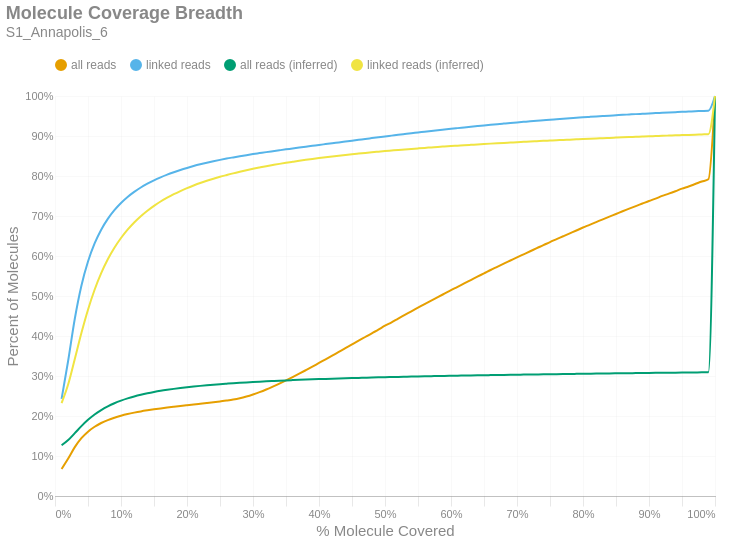

The notebook cell this image was saved under:
### Markdown cell above
### Molecule Read Coverage
This chart shows molecule coverage breadth as computed by the number of bases aligned to that molecule. In other words, "*how much of each unique long molecule is actually sequenced/aligned?*" Keep in mind there is a distinction between sequences and alignments, since some sequences belonging to a particular molecule may not align well and wouldn't appear in the alignment data. This chart also shows molecule coverage breadth as computed by the *inferred fragment* from which the aligned sequences originate. Unlike read coverage, this calculation takes into account the total insert size, including unsequenced gaps between the forward and reverse reads. Like the previous figures, these are cumulative percents.

### Code cell
if SKIPLR:
    print_html(f"Skipped")
else:
    binned_df = consolidated_hist(valids['coverage_bp'], mask, 0.01, True)
    binned_df_inf = consolidated_hist(valids['coverage_inserts'], mask, 0.01, True)
    binned_df = binned_df.with_columns(pl.lit(binned_df_inf['all reads (cumsum)']).alias('all reads (inferred)'))
    binned_df = binned_df.with_columns(pl.lit(binned_df_inf['linked reads (cumsum)']).alias('linked reads (inferred)'))
    binned_df = binned_df.with_columns(
        (pl.col('bin').cast(pl.Float64) + 0.01).alias('right_edge')
    )

    with SafeRender(binned_df):
        (
            density_plot(binned_df, 'Molecule Coverage Breadth', samplename, 'molcov', ['all reads (inferred)','linked reads (inferred)'])
            .encode(
                #x=alt.X('bin:Q', title="% Molecule Covered").axis(format = '%').scale(padding=0),
                x=alt.X('right_edge:Q', title="% Molecule Covered").axis(format='%').scale(padding=0),
                y=alt.Y('value:Q', title='Percent of Molecules')
                    .axis(format='%')
                    .stack(False)
                    .scale(domainMin=0, padding=0),
                color=alt.Color("key:N").scale(domain = ["all reads", "linked reads", "all reads (inferred)", "linked reads (inferred)"]),
                tooltip = [
                    alt.Tooltip("key:N", title = "Data Type"),
                    alt.Tooltip("range_label:N", title="% Molecule Covered"),
                    alt.Tooltip("value:Q", format = ".2%", title="% Molecules")
                ]
            )
        ).display()

### Figure 1 — Vega-Lite specification as saved in the notebook (floating-point values rounded to 4 significant figures)
{"width": "container", "height": 400, "config": {"title": {"anchor": "start", "dy": -15, "fontSize": 18, "color": "#888888", "subtitleColor": "#888888", "subtitleFontSize": 14}, "arc": {"fill": "#0072B2"}, "axis": {"domainColor": "#888888", "domainWidth": 0.5, "gridWidth": 0.2, "grid": false, "titleFontWeight": 400, "titleFontSize": 15, "labelFontSize": 11, "labelColor": "#888888", "tickColor": "#888888", "tickWidth": 0.2, "titleColor": "#888888"}, "axisBand": {"grid": false}, "axisX": {"grid": true, "tickSize": 10, "domainCap": "round"}, "axisY": {"domain": false, "grid": true, "tickSize": 0, "domainCap": "round"}, "background": "transparent", "header": {"labelFontSize": 15, "labelColor": "#888888", "titleFontSize": 15, "titleFontWeight": 600, "titleColor": "#888888"}, "legend": {"labelFont": "sans-serif", "labelFontSize": 12, "labelColor": "#888888", "symbolSize": 100, "symbolType": "circle", "titleFontSize": 12, "titlePadding": 10, "titleColor": "#888888", "title": null, "orient": "top"}, "range": {"category": ["#E69F00", "#56B4E9", "#009E73", "#F0E442", "#0072B2", "#D55E00", "#CC79A7", "#000000"], "diverging": ["#cfe8f3", "#a2d4ec", "#73bfe2", "#46abdb", "#1696d2", "#12719e"]}, "area": {"fill": "#0072B2", "fillOpacity": 0.7, "line": true, "strokeOpacity": 0.7}, "line": {"color": "#0072B2", "stroke": "#0072B2", "strokeWidth": 2}, "trail": {"color": "#0072B2", "stroke": "#0072B2", "strokeWidth": 0, "size": 1}, "point": {"filled": true, "fillOpacity": 1.0, "size": 95}, "text": {"color": "#888888", "fontSize": 11, "align": "right", "fontWeight": 400, "size": 11}, "bar": {"fill": "#0072B2", "stroke": null}, "view": {"stroke": null, "continuousWidth": 660, "continuousHeight": 400}}, "data": {"name": "data-9c6076b373c70fe9e55ea3b627dc9ecb"}, "mark": {"type": "line", "interpolate": "monotone", "point": {"opacity": 0, "size": 275}}, "encoding": {"color": {"field": "key", "scale": {"domain": ["all reads", "linked reads", "all reads (inferred)", "linked reads (inferred)"]}, "type": "nominal"}, "tooltip": [{"field": "key", "title": "Data Type", "type": "nominal"}, {"field": "range_label", "title": "% Molecule Covered", "type": "nominal"}, {"field": "value", "format": ".2%", "title": "% Molecules", "type": "quantitative"}], "x": {"axis": {"format": "%"}, "field": "right_edge", "scale": {"padding": 0}, "title": "% Molecule Covered", "type": "quantitative"}, "y": {"axis": {"format": "%"}, "field": "value", "scale": {"domainMin": 0, "padding": 0}, "stack": false, "title": "Percent of Molecules", "type": "quantitative"}}, "params": [{"name": "param_c36ac31b6afebe62", "select": {"type": "point", "fields": ["key"]}, "bind": "legend"}], "title": {"text": "Molecule Coverage Breadth", "subtitle": "S1_Annapolis_6"}, "transform": [{"fold": ["all reads (cumsum)", "linked reads (cumsum)", "all reads (inferred)", "linked reads (inferred)"]}, {"calculate": "replace(datum.key, ' (cumsum)', '')", "as": "key"}, {"filter": {"param": "param_c36ac31b6afebe62"}}], "usermeta": {"embedOptions": {"downloadFileName": "S1_Annapolis_6.molcov"}}, "$schema": "https://vega.github.io/schema/vega-lite/v6.1.0.json", "datasets": {"data-9c6076b373c70fe9e55ea3b627dc9ecb": [{"bin": "0.0", "interval": "0.0-0.01", "all reads": 0.06761, "linked reads": 0.2429, "all reads (cumsum)": 0.06761, "linked reads (cumsum)": 0.2429, "range_label": "0.0-0.01", "all reads (inferred)": 0.1269, "linked reads (inferred)": 0.2324, "right_edge": 0.01}, {"bin": "0.01", "interval": "0.01-0.02", "all reads": 0.02619, "linked reads": 0.09581, "all reads (cumsum)": 0.0938, "linked reads (cumsum)": 0.3387, "range_label": "0.01-0.02", "all reads (inferred)": 0.1399, "linked reads (inferred)": 0.2793, "right_edge": 0.02}, {"bin": "0.02", "interval": "0.02-0.03", "all reads": 0.02832, "linked reads": 0.1045, "all reads (cumsum)": 0.1221, "linked reads (cumsum)": 0.4432, "range_label": "0.02-0.03", "all reads (inferred)": 0.1571, "linked reads (inferred)": 0.3425, "right_edge": 0.03}, {"bin": "0.03", "interval": "0.03-0.04", "all reads": 0.02232, "linked reads": 0.0825, "all reads (cumsum)": 0.1445, "linked reads (cumsum)": 0.5257, "range_label": "0.03-0.04", "all reads (inferred)": 0.1746, "linked reads (inferred)": 0.4074, "right_edge": 0.04}, {"bin": "0.04", "interval": "0.04-0.05", "all reads": 0.01638, "linked reads": 0.06045, "all reads (cumsum)": 0.1608, "linked reads (cumsum)": 0.5862, "range_label": "0.04-0.05", "all reads (inferred)": 0.1903, "linked reads (inferred)": 0.4658, "right_edge": 0.05}, {"bin": "0.05", "interval": "0.05-0.06", "all reads": 0.01226, "linked reads": 0.04516, "all reads (cumsum)": 0.1731, "linked reads (cumsum)": 0.6313, "range_label": "0.05-0.06", "all reads (inferred)": 0.2037, "linked reads (inferred)": 0.5157, "right_edge": 0.06}, {"bin": "0.06", "interval": "0.06-0.07", "all reads": 0.009393, "linked reads": 0.0345, "all reads (cumsum)": 0.1825, "linked reads (cumsum)": 0.6658, "range_label": "0.06-0.07", "all reads (inferred)": 0.2148, "linked reads (inferred)": 0.5571, "right_edge": 0.07}, {"bin": "0.07", "interval": "0.07-0.08", "all reads": 0.007351, "linked reads": 0.02702, "all reads (cumsum)": 0.1898, "linked reads (cumsum)": 0.6929, "range_label": "0.07-0.08", "all reads (inferred)": 0.2241, "linked reads (inferred)": 0.5917, "right_edge": 0.08}, {"bin": "0.08", "interval": "0.08-0.09", "all reads": 0.005953, "linked reads": 0.02174, "all reads (cumsum)": 0.1958, "linked reads (cumsum)": 0.7146, "range_label": "0.08-0.09", "all reads (inferred)": 0.2319, "linked reads (inferred)": 0.6206, "right_edge": 0.09}, {"bin": "0.09", "interval": "0.09-0.1", "all reads": 0.004935, "linked reads": 0.01792, "all reads (cumsum)": 0.2007, "linked reads (cumsum)": 0.7325, "range_label": "0.09-0.1", "all reads (inferred)": 0.2384, "linked reads (inferred)": 0.645, "right_edge": 0.1}, {"bin": "0.1", "interval": "0.1-0.11", "all reads": 0.004162, "linked reads": 0.01502, "all reads (cumsum)": 0.2049, "linked reads (cumsum)": 0.7475, "range_label": "0.1-0.11", "all reads (inferred)": 0.244, "linked reads (inferred)": 0.6659, "right_edge": 0.11}, {"bin": "0.11", "interval": "0.11-0.12", "all reads": 0.003527, "linked reads": 0.01268, "all reads (cumsum)": 0.2084, "linked reads (cumsum)": 0.7602, "range_label": "0.11-0.12", "all reads (inferred)": 0.2488, "linked reads (inferred)": 0.6838, "right_edge": 0.12}, {"bin": "0.12", "interval": "0.12-0.13", "all reads": 0.003106, "linked reads": 0.01102, "all reads (cumsum)": 0.2115, "linked reads (cumsum)": 0.7712, "range_label": "0.12-0.13", "all reads (inferred)": 0.253, "linked reads (inferred)": 0.6995, "right_edge": 0.13}, {"bin": "0.13", "interval": "0.13-0.14", "all reads": 0.0027, "linked reads": 0.009463, "all reads (cumsum)": 0.2142, "linked reads (cumsum)": 0.7807, "range_label": "0.13-0.14", "all reads (inferred)": 0.2567, "linked reads (inferred)": 0.7132, "right_edge": 0.14}, {"bin": "0.14", "interval": "0.14-0.15", "all reads": 0.002503, "linked reads": 0.008602, "all reads (cumsum)": 0.2167, "linked reads (cumsum)": 0.7893, "range_label": "0.14-0.15", "all reads (inferred)": 0.26, "linked reads (inferred)": 0.7255, "right_edge": 0.15}, {"bin": "0.15", "interval": "0.15-0.16", "all reads": 0.002234, "linked reads": 0.00747, "all reads (cumsum)": 0.219, "linked reads (cumsum)": 0.7968, "range_label": "0.15-0.16", "all reads (inferred)": 0.2629, "linked reads (inferred)": 0.7363, "right_edge": 0.16}, {"bin": "0.16", "interval": "0.16-0.17", "all reads": 0.002085, "linked reads": 0.00668, "all reads (cumsum)": 0.221, "linked reads (cumsum)": 0.8034, "range_label": "0.16-0.17", "all reads (inferred)": 0.2655, "linked reads (inferred)": 0.7458, "right_edge": 0.17}, {"bin": "0.17", "interval": "0.17-0.18", "all reads": 0.002011, "linked reads": 0.006033, "all reads (cumsum)": 0.223, "linked reads (cumsum)": 0.8095, "range_label": "0.17-0.18", "all reads (inferred)": 0.2678, "linked reads (inferred)": 0.7545, "right_edge": 0.18}, {"bin": "0.18", "interval": "0.18-0.19", "all reads": 0.001978, "linked reads": 0.00566, "all reads (cumsum)": 0.225, "linked reads (cumsum)": 0.8151, "range_label": "0.18-0.19", "all reads (inferred)": 0.2699, "linked reads (inferred)": 0.7624, "right_edge": 0.19}, {"bin": "0.19", "interval": "0.19-0.2", "all reads": 0.001914, "linked reads": 0.005069, "all reads (cumsum)": 0.2269, "linked reads (cumsum)": 0.8202, "range_label": "0.19-0.2", "all reads (inferred)": 0.2719, "linked reads (inferred)": 0.7696, "right_edge": 0.2}, {"bin": "0.2", "interval": "0.2-0.21", "all reads": 0.001889, "linked reads": 0.004678, "all reads (cumsum)": 0.2288, "linked reads (cumsum)": 0.8249, "range_label": "0.2-0.21", "all reads (inferred)": 0.2737, "linked reads (inferred)": 0.7762, "right_edge": 0.21}, {"bin": "0.21", "interval": "0.21-0.22", "all reads": 0.001886, "linked reads": 0.004306, "all reads (cumsum)": 0.2307, "linked reads (cumsum)": 0.8292, "range_label": "0.21-0.22", "all reads (inferred)": 0.2753, "linked reads (inferred)": 0.7824, "right_edge": 0.22}, {"bin": "0.22", "interval": "0.22-0.23", "all reads": 0.001886, "linked reads": 0.00398, "all reads (cumsum)": 0.2326, "linked reads (cumsum)": 0.8332, "range_label": "0.22-0.23", "all reads (inferred)": 0.2768, "linked reads (inferred)": 0.788, "right_edge": 0.23}, {"bin": "0.23", "interval": "0.23-0.24", "all reads": 0.00192, "linked reads": 0.003676, "all reads (cumsum)": 0.2345, "linked reads (cumsum)": 0.8368, "range_label": "0.23-0.24", "all reads (inferred)": 0.2782, "linked reads (inferred)": 0.7931, "right_edge": 0.24}, {"bin": "0.24", "interval": "0.24-0.25", "all reads": 0.001994, "linked reads": 0.003457, "all reads (cumsum)": 0.2365, "linked reads (cumsum)": 0.8403, "range_label": "0.24-0.25", "all reads (inferred)": 0.2795, "linked reads (inferred)": 0.7979, "right_edge": 0.25}, {"bin": "0.25", "interval": "0.25-0.26", "all reads": 0.002106, "linked reads": 0.003269, "all reads (cumsum)": 0.2386, "linked reads (cumsum)": 0.8436, "range_label": "0.25-0.26", "all reads (inferred)": 0.2807, "linked reads (inferred)": 0.8023, "right_edge": 0.26}, {"bin": "0.26", "interval": "0.26-0.27", "all reads": 0.002429, "linked reads": 0.00295, "all reads (cumsum)": 0.2411, "linked reads (cumsum)": 0.8465, "range_label": "0.26-0.27", "all reads (inferred)": 0.2819, "linked reads (inferred)": 0.8066, "right_edge": 0.27}, {"bin": "0.27", "interval": "0.27-0.28", "all reads": 0.003242, "linked reads": 0.002864, "all reads (cumsum)": 0.2443, "linked reads (cumsum)": 0.8494, "range_label": "0.27-0.28", "all reads (inferred)": 0.2829, "linked reads (inferred)": 0.8106, "right_edge": 0.28}, {"bin": "0.28", "interval": "0.28-0.29", "all reads": 0.004264, "linked reads": 0.002741, "all reads (cumsum)": 0.2486, "linked reads (cumsum)": 0.8521, "range_label": "0.28-0.29", "all reads (inferred)": 0.284, "linked reads (inferred)": 0.8144, "right_edge": 0.29}, {"bin": "0.29", "interval": "0.29-0.3", "all reads": 0.005171, "linked reads": 0.00264, "all reads (cumsum)": 0.2537, "linked reads (cumsum)": 0.8548, "range_label": "0.29-0.3", "all reads (inferred)": 0.2849, "linked reads (inferred)": 0.8179, "right_edge": 0.3}, {"bin": "0.3", "interval": "0.3-0.31", "all reads": 0.005885, "linked reads": 0.002465, "all reads (cumsum)": 0.2596, "linked reads (cumsum)": 0.8572, "range_label": "0.3-0.31", "all reads (inferred)": 0.2858, "linked reads (inferred)": 0.8213, "right_edge": 0.31}, {"bin": "0.31", "interval": "0.31-0.32", "all reads": 0.00658, "linked reads": 0.002476, "all reads (cumsum)": 0.2662, "linked reads (cumsum)": 0.8597, "range_label": "0.31-0.32", "all reads (inferred)": 0.2867, "linked reads (inferred)": 0.8245, "right_edge": 0.32}, {"bin": "0.32", "interval": "0.32-0.33", "all reads": 0.00721, "linked reads": 0.002325, "all reads (cumsum)": 0.2734, "linked reads (cumsum)": 0.862, "range_label": "0.32-0.33", "all reads (inferred)": 0.2875, "linked reads (inferred)": 0.8275, "right_edge": 0.33}, {"bin": "0.33", "interval": "0.33-0.34", "all reads": 0.007575, "linked reads": 0.002293, "all reads (cumsum)": 0.281, "linked reads (cumsum)": 0.8643, "range_label": "0.33-0.34", "all reads (inferred)": 0.2883, "linked reads (inferred)": 0.8303, "right_edge": 0.34}, {"bin": "0.34", "interval": "0.34-0.35", "all reads": 0.00796, "linked reads": 0.002271, "all reads (cumsum)": 0.2889, "linked reads (cumsum)": 0.8666, "range_label": "0.34-0.35", "all reads (inferred)": 0.289, "linked reads (inferred)": 0.833, "right_edge": 0.35}, {"bin": "0.35", "interval": "0.35-0.36", "all reads": 0.008262, "linked reads": 0.002205, "all reads (cumsum)": 0.2972, "linked reads (cumsum)": 0.8688, "range_label": "0.35-0.36", "all reads (inferred)": 0.2897, "linked reads (inferred)": 0.8355, "right_edge": 0.36}, {"bin": "0.36", "interval": "0.36-0.37", "all reads": 0.008533, "linked reads": 0.002258, "all reads (cumsum)": 0.3057, "linked reads (cumsum)": 0.8711, "range_label": "0.36-0.37", "all reads (inferred)": 0.2904, "linked reads (inferred)": 0.838, "right_edge": 0.37}, {"bin": "0.37", "interval": "0.37-0.38", "all reads": 0.008761, "linked reads": 0.002201, "all reads (cumsum)": 0.3145, "linked reads (cumsum)": 0.8733, "range_label": "0.37-0.38", "all reads (inferred)": 0.291, "linked reads (inferred)": 0.8403, "right_edge": 0.38}, {"bin": "0.38", "interval": "0.38-0.39", "all reads": 0.008873, "linked reads": 0.002167, "all reads (cumsum)": 0.3234, "linked reads (cumsum)": 0.8754, "range_label": "0.38-0.39", "all reads (inferred)": 0.2916, "linked reads (inferred)": 0.8426, "right_edge": 0.39}, {"bin": "0.39", "interval": "0.39-0.4", "all reads": 0.009201, "linked reads": 0.00222, "all reads (cumsum)": 0.3326, "linked reads (cumsum)": 0.8776, "range_label": "0.39-0.4", "all reads (inferred)": 0.2922, "linked reads (inferred)": 0.8448, "right_edge": 0.4}, {"bin": "0.4", "interval": "0.4-0.41", "all reads": 0.009082, "linked reads": 0.002098, "all reads (cumsum)": 0.3416, "linked reads (cumsum)": 0.8797, "range_label": "0.4-0.41", "all reads (inferred)": 0.2928, "linked reads (inferred)": 0.8468, "right_edge": 0.41}, {"bin": "0.41", "interval": "0.41-0.42", "all reads": 0.009229, "linked reads": 0.002096, "all reads (cumsum)": 0.3509, "linked reads (cumsum)": 0.8818, "range_label": "0.41-0.42", "all reads (inferred)": 0.2933, "linked reads (inferred)": 0.8488, "right_edge": 0.42}, {"bin": "0.42", "interval": "0.42-0.43", "all reads": 0.009304, "linked reads": 0.00216, "all reads (cumsum)": 0.3602, "linked reads (cumsum)": 0.884, "range_label": "0.42-0.43", "all reads (inferred)": 0.2938, "linked reads (inferred)": 0.8507, "right_edge": 0.43}, {"bin": "0.43", "interval": "0.43-0.44", "all reads": 0.009227, "linked reads": 0.002125, "all reads (cumsum)": 0.3694, "linked reads (cumsum)": 0.8861, "range_label": "0.43-0.44", "all reads (inferred)": 0.2943, "linked reads (inferred)": 0.8525, "right_edge": 0.44}, {"bin": "0.44", "interval": "0.44-0.45", "all reads": 0.00944, "linked reads": 0.002124, "all reads (cumsum)": 0.3788, "linked reads (cumsum)": 0.8882, "range_label": "0.44-0.45", "all reads (inferred)": 0.2948, "linked reads (inferred)": 0.8543, "right_edge": 0.45}, {"bin": "0.45", "interval": "0.45-0.46", "all reads": 0.009394, "linked reads": 0.002146, "all reads (cumsum)": 0.3882, "linked reads (cumsum)": 0.8904, "range_label": "0.45-0.46", "all reads (inferred)": 0.2953, "linked reads (inferred)": 0.856, "right_edge": 0.46}, {"bin": "0.46", "interval": "0.46-0.47", "all reads": 0.009263, "linked reads": 0.002244, "all reads (cumsum)": 0.3975, "linked reads (cumsum)": 0.8926, "range_label": "0.46-0.47", "all reads (inferred)": 0.2958, "linked reads (inferred)": 0.8576, "right_edge": 0.47}, {"bin": "0.47", "interval": "0.47-0.48", "all reads": 0.009344, "linked reads": 0.002081, "all reads (cumsum)": 0.4068, "linked reads (cumsum)": 0.8947, "range_label": "0.47-0.48", "all reads (inferred)": 0.2962, "linked reads (inferred)": 0.8593, "right_edge": 0.48}, {"bin": "0.48", "interval": "0.48-0.49", "all reads": 0.008978, "linked reads": 0.002094, "all reads (cumsum)": 0.4158, "linked reads (cumsum)": 0.8968, "range_label": "0.48-0.49", "all reads (inferred)": 0.2966, "linked reads (inferred)": 0.8608, "right_edge": 0.49}, {"bin": "0.49", "interval": "0.49-0.5", "all reads": 0.009965, "linked reads": 0.002108, "all reads (cumsum)": 0.4258, "linked reads (cumsum)": 0.8989, "range_label": "0.49-0.5", "all reads (inferred)": 0.2971, "linked reads (inferred)": 0.8624, "right_edge": 0.5}, {"bin": "0.5", "interval": "0.5-0.51", "all reads": 0.008411, "linked reads": 0.001999, "all reads (cumsum)": 0.4342, "linked reads (cumsum)": 0.9009, "range_label": "0.5-0.51", "all reads (inferred)": 0.2974, "linked reads (inferred)": 0.8637, "right_edge": 0.51}, {"bin": "0.51", "interval": "0.51-0.52", "all reads": 0.009363, "linked reads": 0.002021, "all reads (cumsum)": 0.4436, "linked reads (cumsum)": 0.9029, "range_label": "0.51-0.52", "all reads (inferred)": 0.2978, "linked reads (inferred)": 0.8651, "right_edge": 0.52}, {"bin": "0.52", "interval": "0.52-0.53", "all reads": 0.009023, "linked reads": 0.001961, "all reads (cumsum)": 0.4526, "linked reads (cumsum)": 0.9049, "range_label": "0.52-0.53", "all reads (inferred)": 0.2982, "linked reads (inferred)": 0.8664, "right_edge": 0.53}, {"bin": "0.53", "interval": "0.53-0.54", "all reads": 0.009142, "linked reads": 0.001952, "all reads (cumsum)": 0.4617, "linked reads (cumsum)": 0.9069, "range_label": "0.53-0.54", "all reads (inferred)": 0.2985, "linked reads (inferred)": 0.8677, "right_edge": 0.54}, {"bin": "0.54", "interval": "0.54-0.55", "all reads": 0.008985, "linked reads": 0.001878, "all reads (cumsum)": 0.4707, "linked reads (cumsum)": 0.9087, "range_label": "0.54-0.55", "all reads (inferred)": 0.2989, "linked reads (inferred)": 0.869, "right_edge": 0.55}, {"bin": "0.55", "interval": "0.55-0.56", "all reads": 0.009036, "linked reads": 0.001924, "all reads (cumsum)": 0.4797, "linked reads (cumsum)": 0.9107, "range_label": "0.55-0.56", "all reads (inferred)": 0.2993, "linked reads (inferred)": 0.8703, "right_edge": 0.56}, {"bin": "0.56", "interval": "0.56-0.57", "all reads": 0.008878, "linked reads": 0.001889, "all reads (cumsum)": 0.4886, "linked reads (cumsum)": 0.9125, "range_label": "0.56-0.57", "all reads (inferred)": 0.2996, "linked reads (inferred)": 0.8715, "right_edge": 0.57}, {"bin": "0.57", "interval": "0.57-0.58", "all reads": 0.008576, "linked reads": 0.001824, "all reads (cumsum)": 0.4972, "linked reads (cumsum)": 0.9144, "range_label": "0.57-0.58", "all reads (inferred)": 0.2999, "linked reads (inferred)": 0.8727, "right_edge": 0.58}, {"bin": "0.58", "interval": "0.58-0.59", "all reads": 0.00869, "linked reads": 0.001796, "all reads (cumsum)": 0.5059, "linked reads (cumsum)": 0.9162, "range_label": "0.58-0.59", "all reads (inferred)": 0.3002, "linked reads (inferred)": 0.8738, "right_edge": 0.59}, {"bin": "0.59", "interval": "0.59-0.6", "all reads": 0.008714, "linked reads": 0.001797, "all reads (cumsum)": 0.5146, "linked reads (cumsum)": 0.918, "range_label": "0.59-0.6", "all reads (inferred)": 0.3005, "linked reads (inferred)": 0.8749, "right_edge": 0.6}, {"bin": "0.6", "interval": "0.6-0.61", "all reads": 0.008316, "linked reads": 0.001726, "all reads (cumsum)": 0.5229, "linked reads (cumsum)": 0.9197, "range_label": "0.6-0.61", "all reads (inferred)": 0.3008, "linked reads (inferred)": 0.8759, "right_edge": 0.61}, {"bin": "0.61", "interval": "0.61-0.62", "all reads": 0.008627, "linked reads": 0.001712, "all reads (cumsum)": 0.5315, "linked reads (cumsum)": 0.9214, "range_label": "0.61-0.62", "all reads (inferred)": 0.3011, "linked reads (inferred)": 0.877, "right_edge": 0.62}, {"bin": "0.62", "interval": "0.62-0.63", "all reads": 0.00836, "linked reads": 0.001714, "all reads (cumsum)": 0.5399, "linked reads (cumsum)": 0.9231, "range_label": "0.62-0.63", "all reads (inferred)": 0.3014, "linked reads (inferred)": 0.878, "right_edge": 0.63}, {"bin": "0.63", "interval": "0.63-0.64", "all reads": 0.008431, "linked reads": 0.001626, "all reads (cumsum)": 0.5483, "linked reads (cumsum)": 0.9247, "range_label": "0.63-0.64", "all reads (inferred)": 0.3017, "linked reads (inferred)": 0.879, "right_edge": 0.64}, {"bin": "0.64", "interval": "0.64-0.65", "all reads": 0.008205, "linked reads": 0.001621, "all reads (cumsum)": 0.5565, "linked reads (cumsum)": 0.9264, "range_label": "0.64-0.65", "all reads (inferred)": 0.302, "linked reads (inferred)": 0.88, "right_edge": 0.65}, {"bin": "0.65", "interval": "0.65-0.66", "all reads": 0.008422, "linked reads": 0.001603, "all reads (cumsum)": 0.565, "linked reads (cumsum)": 0.928, "range_label": "0.65-0.66", "all reads (inferred)": 0.3022, "linked reads (inferred)": 0.8809, "right_edge": 0.66}, {"bin": "0.66", "interval": "0.66-0.67", "all reads": 0.007969, "linked reads": 0.001567, "all reads (cumsum)": 0.5729, "linked reads (cumsum)": 0.9295, "range_label": "0.66-0.67", "all reads (inferred)": 0.3025, "linked reads (inferred)": 0.8819, "right_edge": 0.67}, {"bin": "0.67", "interval": "0.67-0.68", "all reads": 0.008001, "linked reads": 0.001513, "all reads (cumsum)": 0.5809, "linked reads (cumsum)": 0.931, "range_label": "0.67-0.68", "all reads (inferred)": 0.3028, "linked reads (inferred)": 0.8828, "right_edge": 0.68}, {"bin": "0.68", "interval": "0.68-0.69", "all reads": 0.007816, "linked reads": 0.001501, "all reads (cumsum)": 0.5888, "linked reads (cumsum)": 0.9325, "range_label": "0.68-0.69", "all reads (inferred)": 0.303, "linked reads (inferred)": 0.8836, "right_edge": 0.69}, {"bin": "0.69", "interval": "0.69-0.7", "all reads": 0.007835, "linked reads": 0.001436, "all reads (cumsum)": 0.5966, "linked reads (cumsum)": 0.934, "range_label": "0.69-0.7", "all reads (inferred)": 0.3033, "linked reads (inferred)": 0.8845, "right_edge": 0.7}, {"bin": "0.7", "interval": "0.7-0.71", "all reads": 0.00766, "linked reads": 0.001393, "all reads (cumsum)": 0.6042, "linked reads (cumsum)": 0.9354, "range_label": "0.7-0.71", "all reads (inferred)": 0.3035, "linked reads (inferred)": 0.8854, "right_edge": 0.71}, {"bin": "0.71", "interval": "0.71-0.72", "all reads": 0.007636, "linked reads": 0.001394, "all reads (cumsum)": 0.6119, "linked reads (cumsum)": 0.9368, "range_label": "0.71-0.72", "all reads (inferred)": 0.3038, "linked reads (inferred)": 0.8862, "right_edge": 0.72}, {"bin": "0.72", "interval": "0.72-0.73", "all reads": 0.007714, "linked reads": 0.001352, "all reads (cumsum)": 0.6196, "linked reads (cumsum)": 0.9381, "range_label": "0.72-0.73", "all reads (inferred)": 0.304, "linked reads (inferred)": 0.887, "right_edge": 0.73}, {"bin": "0.73", "interval": "0.73-0.74", "all reads": 0.007451, "linked reads": 0.001273, "all reads (cumsum)": 0.627, "linked reads (cumsum)": 0.9394, "range_label": "0.73-0.74", "all reads (inferred)": 0.3042, "linked reads (inferred)": 0.8878, "right_edge": 0.74}, {"bin": "0.74", "interval": "0.74-0.75", "all reads": 0.007832, "linked reads": 0.001322, "all reads (cumsum)": 0.6349, "linked reads (cumsum)": 0.9407, "range_label": "0.74-0.75", "all reads (inferred)": 0.3045, "linked reads (inferred)": 0.8886, "right_edge": 0.75}, {"bin": "0.75", "interval": "0.75-0.76", "all reads": 0.007235, "linked reads": 0.001208, "all reads (cumsum)": 0.6421, "linked reads (cumsum)": 0.9419, "range_label": "0.75-0.76", "all reads (inferred)": 0.3047, "linked reads (inferred)": 0.8894, "right_edge": 0.76}, {"bin": "0.76", "interval": "0.76-0.77", "all reads": 0.007282, "linked reads": 0.001243, "all reads (cumsum)": 0.6494, "linked reads (cumsum)": 0.9432, "range_label": "0.76-0.77", "all reads (inferred)": 0.3049, "linked reads (inferred)": 0.8901, "right_edge": 0.77}, {"bin": "0.77", "interval": "0.77-0.78", "all reads": 0.007243, "linked reads": 0.001205, "all reads (cumsum)": 0.6566, "linked reads (cumsum)": 0.9444, "range_label": "0.77-0.78", "all reads (inferred)": 0.3051, "linked reads (inferred)": 0.8909, "right_edge": 0.78}, {"bin": "0.78", "interval": "0.78-0.79", "all reads": 0.007156, "linked reads": 0.001149, "all reads (cumsum)": 0.6638, "linked reads (cumsum)": 0.9455, "range_label": "0.78-0.79", "all reads (inferred)": 0.3054, "linked reads (inferred)": 0.8917, "right_edge": 0.79}, {"bin": "0.79", "interval": "0.79-0.8", "all reads": 0.007411, "linked reads": 0.001194, "all reads (cumsum)": 0.6712, "linked reads (cumsum)": 0.9467, "range_label": "0.79-0.8", "all reads (inferred)": 0.3056, "linked reads (inferred)": 0.8924, "right_edge": 0.8}, {"bin": "0.8", "interval": "0.8-0.81", "all reads": 0.006691, "linked reads": 0.001081, "all reads (cumsum)": 0.6779, "linked reads (cumsum)": 0.9478, "range_label": "0.8-0.81", "all reads (inferred)": 0.3058, "linked reads (inferred)": 0.8932, "right_edge": 0.81}, {"bin": "0.81", "interval": "0.81-0.82", "all reads": 0.006893, "linked reads": 0.001068, "all reads (cumsum)": 0.6848, "linked reads (cumsum)": 0.9489, "range_label": "0.81-0.82", "all reads (inferred)": 0.306, "linked reads (inferred)": 0.8939, "right_edge": 0.82}, {"bin": "0.82", "interval": "0.82-0.83", "all reads": 0.00695, "linked reads": 0.001041, "all reads (cumsum)": 0.6917, "linked reads (cumsum)": 0.9499, "range_label": "0.82-0.83", "all reads (inferred)": 0.3062, "linked reads (inferred)": 0.8945, "right_edge": 0.83}, {"bin": "0.83", "interval": "0.83-0.84", "all reads": 0.006757, "linked reads": 0.001019, "all reads (cumsum)": 0.6985, "linked reads (cumsum)": 0.9509, "range_label": "0.83-0.84", "all reads (inferred)": 0.3064, "linked reads (inferred)": 0.8953, "right_edge": 0.84}, {"bin": "0.84", "interval": "0.84-0.85", "all reads": 0.006631, "linked reads": 0.0009466, "all reads (cumsum)": 0.7051, "linked reads (cumsum)": 0.9519, "range_label": "0.84-0.85", "all reads (inferred)": 0.3066, "linked reads (inferred)": 0.896, "right_edge": 0.85}, {"bin": "0.85", "interval": "0.85-0.86", "all reads": 0.00668, "linked reads": 0.0009685, "all reads (cumsum)": 0.7118, "linked reads (cumsum)": 0.9528, "range_label": "0.85-0.86", "all reads (inferred)": 0.3069, "linked reads (inferred)": 0.8967, "right_edge": 0.86}, {"bin": "0.86", "interval": "0.86-0.87", "all reads": 0.006482, "linked reads": 0.0009222, "all reads (cumsum)": 0.7183, "linked reads (cumsum)": 0.9538, "range_label": "0.86-0.87", "all reads (inferred)": 0.3071, "linked reads (inferred)": 0.8973, "right_edge": 0.87}, {"bin": "0.87", "interval": "0.87-0.88", "all reads": 0.006516, "linked reads": 0.000928, "all reads (cumsum)": 0.7248, "linked reads (cumsum)": 0.9547, "range_label": "0.87-0.88", "all reads (inferred)": 0.3073, "linked reads (inferred)": 0.898, "right_edge": 0.88}, {"bin": "0.88", "interval": "0.88-0.89", "all reads": 0.006383, "linked reads": 0.0008791, "all reads (cumsum)": 0.7312, "linked reads (cumsum)": 0.9556, "range_label": "0.88-0.89", "all reads (inferred)": 0.3075, "linked reads (inferred)": 0.8986, "right_edge": 0.89}, {"bin": "0.89", "interval": "0.89-0.9", "all reads": 0.00644, "linked reads": 0.0008862, "all reads (cumsum)": 0.7376, "linked reads (cumsum)": 0.9565, "range_label": "0.89-0.9", "all reads (inferred)": 0.3077, "linked reads (inferred)": 0.8993, "right_edge": 0.9}, {"bin": "0.9", "interval": "0.9-0.91", "all reads": 0.005919, "linked reads": 0.0007903, "all reads (cumsum)": 0.7436, "linked reads (cumsum)": 0.9572, "range_label": "0.9-0.91", "all reads (inferred)": 0.3078, "linked reads (inferred)": 0.8999, "right_edge": 0.91}, {"bin": "0.91", "interval": "0.91-0.92", "all reads": 0.006671, "linked reads": 0.0008315, "all reads (cumsum)": 0.7502, "linked reads (cumsum)": 0.9581, "range_label": "0.91-0.92", "all reads (inferred)": 0.308, "linked reads (inferred)": 0.9005, "right_edge": 0.92}, {"bin": "0.92", "interval": "0.92-0.93", "all reads": 0.005688, "linked reads": 0.0008148, "all reads (cumsum)": 0.7559, "linked reads (cumsum)": 0.9589, "range_label": "0.92-0.93", "all reads (inferred)": 0.3082, "linked reads (inferred)": 0.9011, "right_edge": 0.93}, {"bin": "0.93", "interval": "0.93-0.94", "all reads": 0.00611, "linked reads": 0.0007865, "all reads (cumsum)": 0.762, "linked reads (cumsum)": 0.9597, "range_label": "0.93-0.94", "all reads (inferred)": 0.3084, "linked reads (inferred)": 0.9016, "right_edge": 0.94}, {"bin": "0.94", "interval": "0.94-0.95", "all reads": 0.006508, "linked reads": 0.0007736, "all reads (cumsum)": 0.7685, "linked reads (cumsum)": 0.9604, "range_label": "0.94-0.95", "all reads (inferred)": 0.3086, "linked reads (inferred)": 0.9022, "right_edge": 0.95}, {"bin": "0.95", "interval": "0.95-0.96", "all reads": 0.005335, "linked reads": 0.0007022, "all reads (cumsum)": 0.7739, "linked reads (cumsum)": 0.9612, "range_label": "0.95-0.96", "all reads (inferred)": 0.3088, "linked reads (inferred)": 0.9028, "right_edge": 0.96}, {"bin": "0.96", "interval": "0.96-0.97", "all reads": 0.006087, "linked reads": 0.0007427, "all reads (cumsum)": 0.78, "linked reads (cumsum)": 0.9619, "range_label": "0.96-0.97", "all reads (inferred)": 0.309, "linked reads (inferred)": 0.9034, "right_edge": 0.97}, {"bin": "0.97", "interval": "0.97-0.98", "all reads": 0.0062, "linked reads": 0.0006321, "all reads (cumsum)": 0.7862, "linked reads (cumsum)": 0.9625, "range_label": "0.97-0.98", "all reads (inferred)": 0.3092, "linked reads (inferred)": 0.904, "right_edge": 0.98}, {"bin": "0.98", "interval": "0.98-0.99", "all reads": 0.005705, "linked reads": 0.0007247, "all reads (cumsum)": 0.7919, "linked reads (cumsum)": 0.9633, "range_label": "0.98-0.99", "all reads (inferred)": 0.3095, "linked reads (inferred)": 0.9047, "right_edge": 0.99}, {"bin": "0.99", "interval": "0.99-1.0", "all reads": 0.2081, "linked reads": 0.03675, "all reads (cumsum)": 1.0, "linked reads (cumsum)": 1.0, "range_label": "0.99-1.0", "all reads (inferred)": 1.0, "linked reads (inferred)": 1.0, "right_edge": 1.0}]}}
